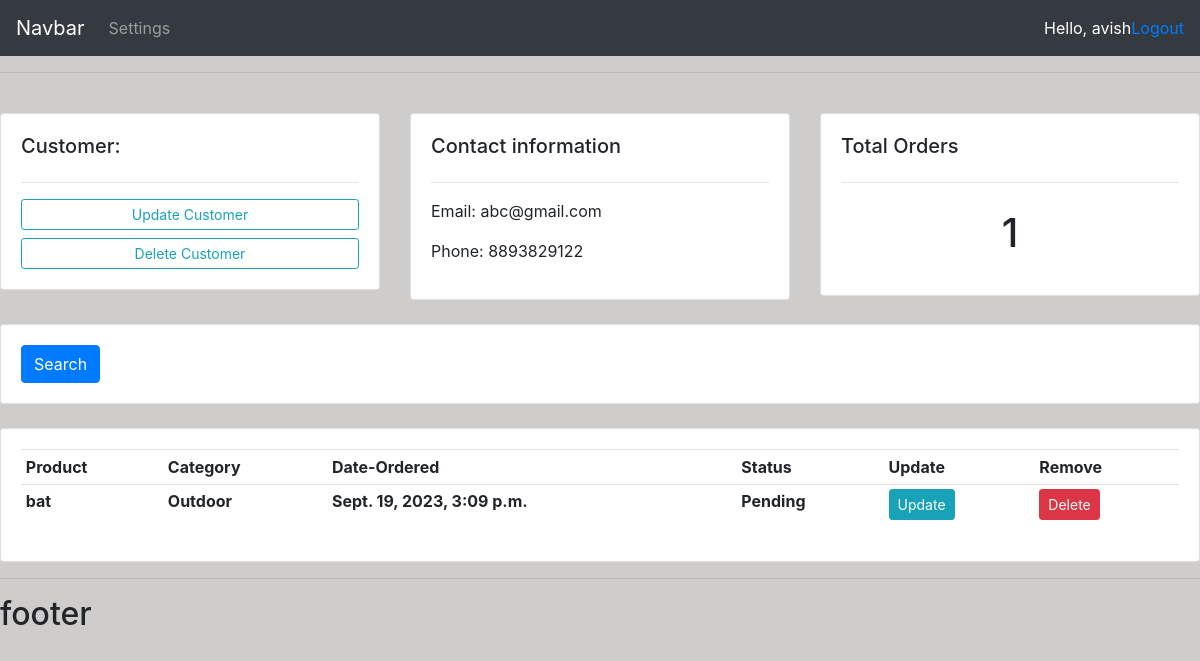
/customer/1/ (signed in), run on the app's committed database.
### shop/models.py (models this page shows, shortened)
class Customer(models.Model):
    user=models.OneToOneField(User, null=True,on_delete=models.CASCADE)
    name=models.CharField(max_length=30, null=True)
    phone=models.CharField(max_length=30, null=True)
    email=models.CharField(max_length=30, null=True)
    profile_pic=models.ImageField(null=True, blank=True)
    date_created=models.DateField(auto_now_add=True)

class Order(models.Model):
    STATUS=(
        ('Pending', 'Pending'),
        ('Out for delivery', 'Out for delivery'),
        ('Delivered', 'Delivered'),
    )
    customer= models.ForeignKey(Customer,null=True,on_delete=models.SET_NULL)
    product=models.ForeignKey(Product,null=True,on_delete=models.SET_NULL)
    date_created=models.DateTimeField(auto_now_add=True,null=True)
    status=models.CharField(max_length=30,null=True,choices=STATUS)

class Product(models.Model):
    CATEGORY=(
        ('Indoor', 'Indoor'),
        ('Outdoor', 'Outdoor'),
    )
    name=models.CharField(max_length=30, null=True)
    price=models.FloatField(null=True)
    category=models.CharField(max_length=30, null=True,choices=CATEGORY)
    description=models.CharField(max_length=30, null=True)
    date_created=models.DateTimeField(auto_now_add=True, null=True)
    tags=models.ManyToManyField(Tag)
    def __str__(self):
        return self.name

### shop/views.py (the view)
# urls.py: path('customer/<str:pk>/',views.customer,name='customer'),
@login_required(login_url='login')
def customer(request,pk):
    customer=Customer.objects.get(id=pk)
    orders=customer.order_set.all()
    order_count=orders.count()
    context={'customer':customer,'orders':orders,'count':order_count}
    return render(request,'shop/customer.html',context)

### shop/templates/shop/customer.html
{% extends 'shop/main.html' %}
{% block content %}
<br>
<div class="row">
    <div class="col-md">
        <div class="card card-body">
            <h5>Customer:</h5>
            <hr>
            <a class="btn btn-outline-info btn-sm btn-block" href="">Update Customer</a>
            <a class="btn btn-outline-info btn-sm btn-block" href="">Delete Customer</a>
        </div>
    </div>
    <div class="col-md">
        <div class="card card-body">
            <h5>Contact information</h5>
            <hr>
            <p>Email: {{customer.email}}</p>
            <p>Phone: {{customer.phone}}</p>
        </div>
    </div>
    <div class="col-md">
        <div class="card card-body">
            <h5>Total Orders</h5>
            <hr>
            <h1 style="text-align: center;padding: 10px">{{count}}</h1>
        </div>
    </div>
</div>
<br>
<div class="row">
    <div class="col">
        <div class="card card-body">
            <form method="get">
                <button class="btn btn-primary" type="submit"> Search
                </button>
            </form>
        </div>
    </div>
</div>
<br>
<div class="row">
    <div class="col-md">
        <div class="card card-body">
            <table class="table table-sm">
                <tr>
                    <th>Product</th>
                    <th>Category</th>
                    <th>Date-Ordered</th>
                    <th>Status</th>
                    <th>Update</th>
                    <th>Remove</th>
                </tr>
                {% for i in orders %}
                    <tr>
                        <th>{{i.product}}</th>
                        <th>{{i.product.category}}</th>
                        <th>{{i.date_created}}</th>
                        <th>{{i.status}}</th>
                        <th><a class="btn btn-sm btn-info" href="{% url 'update_order' i.id %}">Update</a></th>
                        <th><a class="btn btn-sm btn-danger" href="{% url 'delete_order' i.id %}">Delete</a></th>
                    </tr>
                {% endfor %}
            </table>
        </div>
    </div>
</div>
{% endblock %}

### shop/templates/shop/navbar.html (shortened to what this page needs)
<nav class="navbar navbar-expand-lg navbar-dark bg-dark">
    <a class="navbar-brand" href="#">Navbar</a>
    <div class="collapse navbar-collapse" id="navbarNav">
      <ul class="navbar-nav">
        {% if request.user.is_staff %}
        <li class="nav-item active">
          <a class="nav-link" href="{% url 'home' %}">Dashboard</a>
        </li>
        <li class="nav-item">
          <a class="nav-link" href="{% url 'products' %}">Products</a>
        </li>
        {% else %}
        <li class="nav-item">
          <a class="nav-link" href="{% url 'account' %}">Settings</a>
        </li>
        {% endif %}
      </ul>
    </div>
    <span class="hello-msg">Hello, {{request.user}}</span>
    <span class="hello-msg"><a href="{% url 'logout' %}">Logout</a></span>
  </nav>

### shop/templates/shop/main.html (style rules this page uses)
body { background-color: rgb(207, 205, 203); }

### shop/templates/shop/navbar.html (style rules this page uses)
.hello-msg { color: white; }

### data on the page
Customer: email "abc@gmail.com", phone "8893829122"
Order: product "bat", product.category "Outdoor", date_created "Sept. 19, 2023, 3:09 p.m.", status "Pending"

### other printed values
{{ request.user }} "avish"
{{ count }} "1"
